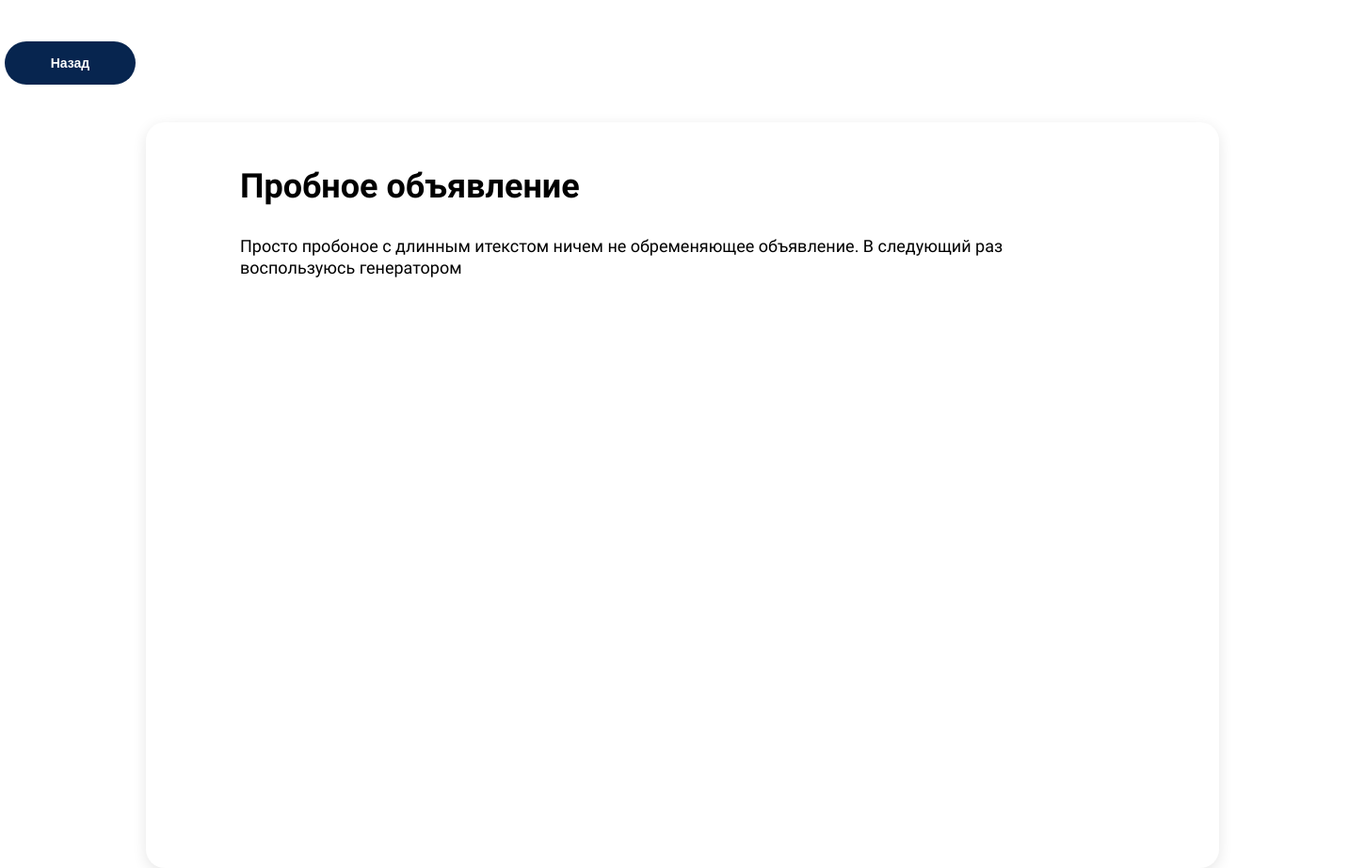
Page /news/probnoe-obyavlenie on the committed database.
### diary/models.py (models this page shows, shortened)
class News(models.Model):
    title = models.CharField(max_length=100, verbose_name='Название')
    slug = models.SlugField(max_length=100, unique=True, verbose_name='URL объявления')
    description = models.TextField(verbose_name='Содержание')
    published_at = models.DateTimeField(auto_now_add=True, )
    picture1 = models.ImageField(upload_to='picture_news/%Y/%m/%d-1', verbose_name='Иллюстрация 1', blank=True)
    picture2 = models.ImageField(upload_to='picture_news/%Y/%m/%d-2', verbose_name='Иллюстрация 2', blank=True)
    published_for_parents = models.BooleanField(verbose_name='Для родителей')
    published_for_teacher = models.BooleanField(verbose_name='Для учителей')
    class Meta:
        verbose_name = 'Объявление '
        verbose_name_plural = 'Объявления'
        ordering = ('-published_at', )

### diary/views.py (the view)
# urls.py: path('news/<slug:news_slug>', NewsView.as_view(), name='news'),
class NewsView(View):
    def dispatch(self, request, news_slug):
        news_detail = get_object_or_404(News, slug=news_slug)
        return render(request, 'news_detail.html', context={'news': news_detail,
                                                            })

### templates/news_detail.html (shortened to what this page needs)
<!doctype html>
<html lang="ru">
{% load static %}
<head>
     <link rel = "stylesheet" href= "{%static '/css/news_detail.css' %}">
</head>
<body>
    <div id ="open_news" class="open_news">
        <div class="btn_back">
            <input type="button" class="button_back" onclick="history.back()" value="Назад">
        </div>
        <div class="rectangle1">
            <p class="header_n">{{news.title|capfirst}}</p>
            <p class="text_n"> {{news.description|capfirst|linebreaksbr|safe}}</p>
        </div>
    </div>
</body>
</html>

### static/css/news_detail.css (style rules this page uses)
html, body, div, span, applet, object, iframe, h1, h2, h3, h4, h5, h6, p, blockquote, pre, a, abbr, acronym, address, big, cite, code, del, dfn, em, img, ins, kbd, q, s, samp, small, strike, strong, sub, sup, tt, var, b, u, i, center, dl, dt, dd, ol, ul, li, fieldset, form, label, legend, table, caption, tbody, tfoot, thead, tr, th, td, article, aside, canvas, details, embed, figure, figcaption, footer, header, hgroup, menu, nav, output, ruby, section, summary, time, mark, audio, video { margin: 0; padding: 0; border: 0; font-size: 100%; font: inherit; }
html { height: 100%; }
body { line-height: 1; }
html { box-sizing: border-box; }
*, *::before, *::after { box-sizing: inherit; }
body { font-family: 'Roboto'; font-style: normal; font-size: 18px; line-height: 1.25; font-weight: normal; color: #000000; }
.open_news { width: 1440px; margin-left: auto; margin-right: auto; }
.btn_back { margin-top: 44px; }
.button_back { cursor: pointer; width: 139px; height: 46px; background: #07254F; border-radius: 25px; font-weight: 500; font-size: 14px; line-height: 16px; font-weight: bold; color: #FFFFFF; outline:none; border: none; }
.rectangle1 { padding-top: 46px; width: 1140px; height: 793px; margin-left: 150px; margin-top: 40px; background: #FFFFFF; box-shadow: 0px 4px 15px rgba(0, 0, 0, 0.1); border-radius: 20px; }
.header_n { width: 940px; font-family: Roboto; font-style: normal; font-weight: bold; font-size: 36px; margin-left: 100px; }
.text_n { margin-left: 100px; margin-top: 30px; width: 932px; font-family: Roboto; font-style: normal; font-weight: normal; font-size: 18px; }

### rows in the picture
News: title "Пробное объявление", description "Просто пробоное с длинным итекстом ничем не обременяющее объявление. В следующий раз воспользуюсь генератором"
